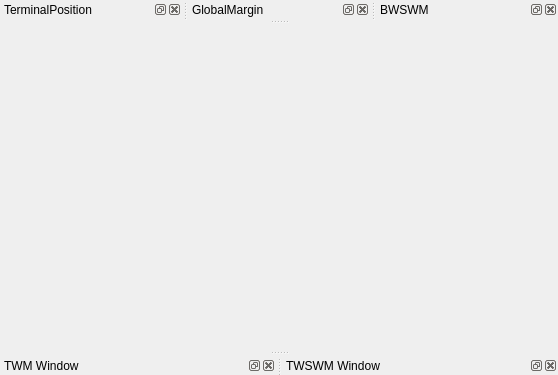
<?xml version="1.0" encoding="UTF-8"?>
<ui version="4.0">
 <class>MainWindow</class>
 <widget class="QMainWindow" name="MainWindow">
  <property name="geometry">
   <rect>
    <x>0</x>
    <y>0</y>
    <width>558</width>
    <height>375</height>
   </rect>
  </property>
  <property name="minimumSize">
   <size>
    <width>0</width>
    <height>0</height>
   </size>
  </property>
  <property name="windowTitle">
   <string>MainWindow</string>
  </property>
  <widget class="QWidget" name="centralwidget"/>
  <widget class="QDockWidget" name="DPOTW">
   <property name="windowTitle">
    <string>TerminalPosition</string>
   </property>
   <attribute name="dockWidgetArea">
    <number>4</number>
   </attribute>
   <widget class="QWidget" name="dockWidgetContents_3"/>
  </widget>
  <widget class="QDockWidget" name="DTWM">
   <property name="windowTitle">
    <string>TWM Window</string>
   </property>
   <attribute name="dockWidgetArea">
    <number>8</number>
   </attribute>
   <widget class="QWidget" name="dockWidgetContents_4"/>
  </widget>
  <widget class="QDockWidget" name="DGlobal">
   <property name="windowTitle">
    <string>GlobalMargin</string>
   </property>
   <attribute name="dockWidgetArea">
    <number>4</number>
   </attribute>
   <widget class="QWidget" name="dockWidgetContents_6"/>
  </widget>
  <widget class="QDockWidget" name="DTWSWM">
   <property name="windowTitle">
    <string>TWSWM Window</string>
   </property>
   <attribute name="dockWidgetArea">
    <number>8</number>
   </attribute>
   <widget class="QWidget" name="dockWidgetContents_7"/>
  </widget>
  <widget class="QDockWidget" name="DBWSWM">
   <property name="windowTitle">
    <string>BWSWM</string>
   </property>
   <attribute name="dockWidgetArea">
    <number>4</number>
   </attribute>
   <widget class="QWidget" name="dockWidgetContents_10"/>
  </widget>
 </widget>
 <resources/>
 <connections/>
</ui>
